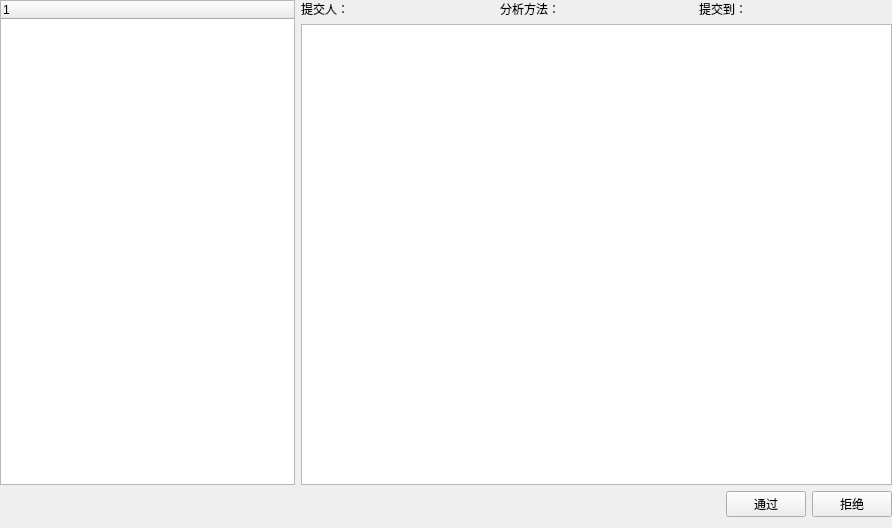
<?xml version="1.0" encoding="UTF-8"?>
<ui version="4.0">
 <class>approvalMain</class>
 <widget class="QWidget" name="approvalMain">
  <property name="geometry">
   <rect>
    <x>0</x>
    <y>0</y>
    <width>892</width>
    <height>528</height>
   </rect>
  </property>
  <property name="windowTitle">
   <string>Form</string>
  </property>
  <layout class="QVBoxLayout" name="verticalLayout_2">
   <property name="leftMargin">
    <number>0</number>
   </property>
   <property name="topMargin">
    <number>0</number>
   </property>
   <property name="rightMargin">
    <number>0</number>
   </property>
   <item>
    <layout class="QHBoxLayout" name="horizontalLayout_6" stretch="1,2">
     <item>
      <widget class="JsonTree" name="treeWidget">
       <column>
        <property name="text">
         <string notr="true">1</string>
        </property>
       </column>
      </widget>
     </item>
     <item>
      <layout class="QVBoxLayout" name="verticalLayout">
       <item>
        <layout class="QHBoxLayout" name="horizontalLayout_5">
         <item>
          <layout class="QHBoxLayout" name="horizontalLayout_3">
           <item>
            <widget class="QLabel" name="label">
             <property name="text">
              <string>提交人：</string>
             </property>
            </widget>
           </item>
           <item>
            <widget class="QLabel" name="man_name">
             <property name="text">
              <string/>
             </property>
            </widget>
           </item>
          </layout>
         </item>
         <item>
          <layout class="QHBoxLayout" name="horizontalLayout">
           <item>
            <widget class="QLabel" name="label_6">
             <property name="text">
              <string>分析方法：</string>
             </property>
            </widget>
           </item>
           <item>
            <widget class="QLabel" name="analysis_method">
             <property name="text">
              <string/>
             </property>
            </widget>
           </item>
          </layout>
         </item>
         <item>
          <layout class="QHBoxLayout" name="horizontalLayout_4">
           <item>
            <widget class="QLabel" name="label_7">
             <property name="text">
              <string>提交到：</string>
             </property>
            </widget>
           </item>
           <item>
            <widget class="QLabel" name="submit">
             <property name="text">
              <string/>
             </property>
            </widget>
           </item>
          </layout>
         </item>
        </layout>
       </item>
       <item>
        <widget class="QTableWidget" name="tableWidget"/>
       </item>
      </layout>
     </item>
    </layout>
   </item>
   <item>
    <layout class="QHBoxLayout" name="horizontalLayout_2">
     <item>
      <spacer name="horizontalSpacer">
       <property name="orientation">
        <enum>Qt::Horizontal</enum>
       </property>
       <property name="sizeHint" stdset="0">
        <size>
         <width>40</width>
         <height>20</height>
        </size>
       </property>
      </spacer>
     </item>
     <item>
      <widget class="QPushButton" name="agree">
       <property name="text">
        <string>通过</string>
       </property>
      </widget>
     </item>
     <item>
      <widget class="QPushButton" name="refuse">
       <property name="text">
        <string>拒绝</string>
       </property>
      </widget>
     </item>
    </layout>
   </item>
  </layout>
 </widget>
 <customwidgets>
  <customwidget>
   <class>JsonTree</class>
   <extends>QTreeWidget</extends>
   <header>utils/JsonTree.h</header>
  </customwidget>
 </customwidgets>
 <resources/>
 <connections/>
</ui>
